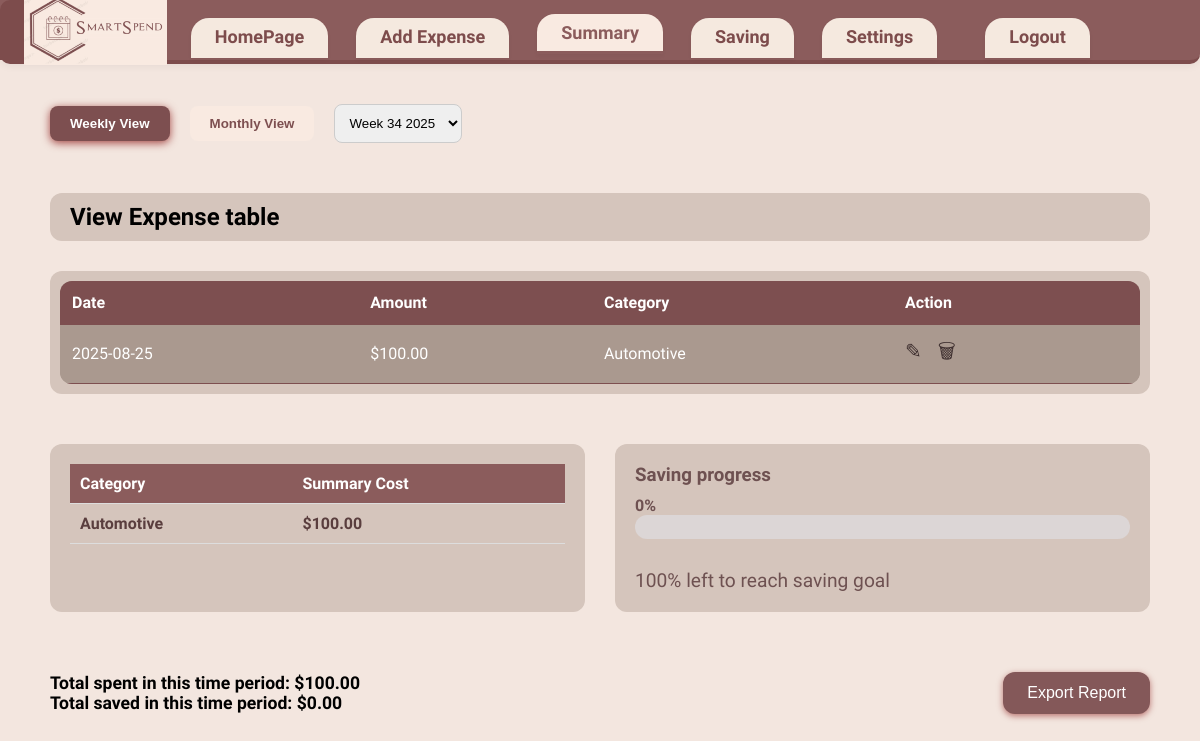
The app's page /summary?view=weekly with its own data.
### tables this page shows
CREATE TABLE Expenses (
                        id INTEGER PRIMARY KEY AUTOINCREMENT,
                        amount REAL,
                        date TEXT,
                        description TEXT,
                        category TEXT,
                        timestamp TEXT
                    );

### app.py (the view)
@app.route('/summary')
def summary():
    view_mode = request.args.get('view', 'monthly')
    selected_period_label = request.args.get('period')
    with db_manager.connect() as conn:
        c = conn.cursor()
        c.execute('SELECT DISTINCT strftime("%Y-%m", date) FROM Expenses ORDER BY date DESC')
        month_keys = [row[0] for row in c.fetchall()]
        c.execute('SELECT DISTINCT strftime("%Y-%W", date) FROM Expenses ORDER BY date DESC')
        week_keys = [row[0] for row in c.fetchall()]
        month_periods = [month_name[int(m.split("-")[1])] + " " + m.split("-")[0] for m in month_keys]
        week_periods = [f"Week {int(w.split('-')[1])} {w.split('-')[0]}" for w in week_keys]
        if not selected_period_label:
            if view_mode == 'monthly' and month_keys:
                selected_period_label = month_periods[0]
            elif view_mode == 'weekly' and week_keys:
                selected_period_label = week_periods[0]
        if view_mode == 'monthly':
            periods = month_periods
            if selected_period_label in periods:
                idx = periods.index(selected_period_label)
                query_period = month_keys[idx]
            else:
                query_period = datetime.now().strftime('%Y-%m')
                selected_period_label = month_name[int(query_period.split('-')[1])] + " " + query_period.split('-')[0]
        else:
            periods = week_periods
            if selected_period_label in periods:
                idx = periods.index(selected_period_label)
                query_period = week_keys[idx]
            else:
                query_period = datetime.now().strftime('%Y-%W')
                selected_period_label = f"Week {int(query_period.split('-')[1])} {query_period.split('-')[0]}"
        try:
            if view_mode == 'monthly':
                c.execute('SELECT * FROM Expenses WHERE strftime("%Y-%m", date) = ? ORDER BY date DESC', (query_period,))
            else:
                c.execute('SELECT * FROM Expenses WHERE strftime("%Y-%W", date) = ? ORDER by date DESC', (query_period,))
            expenses = c.fetchall()
            if view_mode == 'monthly':
                c.execute('SELECT category, SUM(amount) FROM Expenses WHERE strftime("%Y-%m", date) = ? GROUP BY category', (query_period,))
            else:
                c.execute('SELECT category, SUM(amount) FROM Expenses WHERE strftime("%Y-%W", date) = ? GROUP BY category', (query_period,))
            summary_data = c.fetchall()
            if view_mode == 'monthly':
                c.execute('SELECT SUM(amount) FROM Expenses WHERE strftime("%Y-%m", date) = ? AND category != "saving"', (query_period,))
                total_spent = c.fetchone()[0] or 0
                c.execute('SELECT SUM(amount) FROM Expenses WHERE category = "saving" AND strftime("%Y-%m", date) = ?', (query_period,))
                total_saved = c.fetchone()[0] or 0
            else:
                c.execute('SELECT SUM(amount) FROM Expenses WHERE strftime("%Y-%W", date) = ? AND category != "saving"', (query_period,))
                total_spent = c.fetchone()[0] or 0
                c.execute('SELECT SUM(amount) FROM Expenses WHERE category = "saving" AND strftime("%Y-%W", date) = ?', (query_period,))
                total_saved = c.fetchone()[0] or 0
            c.execute('SELECT target_amount FROM Goals WHERE is_active = 1')
            goal = c.fetchone()
            saving_percent = 0
            if goal and goal[0] > 0:
                saving_percent = int(round((total_saved / goal[0]) * 100))
                saving_percent = max(0, min(saving_percent, 100))
        except Exception as e:
            print(f"Error fetching summary data: {e}")
            expenses = []
            summary_data = []
            total_spent = 0
            total_saved = 0
            saving_percent = 0
        try:
            total_spent = float(total_spent)
        except (TypeError, ValueError):
            total_spent = 0.0
        try:
            total_saved = float(total_saved)
        except (TypeError, ValueError):
            total_saved = 0.0
        summary_data = [(cat, float(tot) if tot is not None else 0.0) for cat, tot in summary_data]
        expenses = [(
            exp[0],
            float(exp[1]) if exp[1] is not None else 0.0,
            exp[2],
            exp[3],
            exp[4],
            exp[5]
        ) for exp in expenses]
    return render_template(
        'summary.html',
        expenses=expenses,
        summary_data=summary_data,
        total_spent=total_spent,
        total_saved=total_saved,
        saving_percent=saving_percent,
        periods=periods,
        selected_period=selected_period_label,
        view_mode=view_mode
    )

### app.py (called while the page is built)
    @contextmanager
    def connect(self):
        if not hasattr(self._local, 'connection'):
            self._local.connection = sqlite3.connect(self.db_name, check_same_thread=False)
            self._local.connection.row_factory = sqlite3.Row
        try:
            yield self._local.connection
        except Exception:
            self._local.connection.rollback()
            raise
        else:
            self._local.connection.commit()

### templates/summary.html (shortened to what this page needs)
<!DOCTYPE html>
<html lang="en">
<head>
  <link rel="stylesheet" href="{{ url_for('static', filename='summary.css') }}" />
</head>
<body>
  <header class="navbar">
  <img src="{{ url_for('static', filename='logo.png') }}" alt="SmartSpend Logo" class="nav-logo" />
  <nav>
    <a href="/home">HomePage</a>
    <a href="/add">Add Expense</a>
    <a href="/summary" class="active">Summary</a>
    <a href="/saving">Saving</a>
    <a href="/settings">Settings</a>
    <a href="/logout" style="float: right; margin-left: 20px;">Logout</a>
  </nav>
  </header>
  <div class="container">
    <main class="summary-page">
        <div class="controls">
          <button id="weekly" class="{{ 'active' if view_mode == 'weekly' else '' }}" onclick="window.location.href='?view=weekly'">Weekly View</button>
          <button id="monthly" class="{{ 'active' if view_mode == 'monthly' else '' }}" onclick="window.location.href='?view=monthly'">Monthly View</button>
          <select id="period" onchange="window.location.href='?view={{ view_mode }}&period='+this.value">
            {% for period in periods %}
              <option value="{{ period }}" {% if period == selected_period %}selected{% endif %}>{{ period }}</option>
            {% endfor %}
          </select>
        </div>
        <h2>View Expense table</h2>
        <div class="table-container">
          <table>
            <thead>
              <tr>
                <th>Date</th>
                <th>Amount</th>
                <th>Category</th>
                <th>Action</th>
              </tr>
            </thead>
            <tbody>
              {% if expenses %}
                {% for exp in expenses %}
                  <tr>
                    <td>{{ exp[2] }}</td>
                    <td>${{ "%.2f"|format(exp[1]) }}</td>
                    <td>{{ exp[4] }}</td>
                    <td>
                      <a href="/edit-expense/{{ exp[0] }}" title="Edit">&#9998;</a>
                      <a href="/delete-expense/{{ exp[0] }}" title="Delete" onclick="return confirm('Delete this expense?')">&#128465;</a>
                    </td>
                  </tr>
                {% endfor %}
              {% else %}
                <tr><td colspan="4">No expenses recorded</td></tr>
              {% endif %}
            </tbody>
          </table>
        </div>
        <div class="summary-bottom">
          <div class="category-summary">
            <table>
              <thead>
                <tr>
                  <th>Category</th>
                  <th>Summary Cost</th>
                </tr>
              </thead>
              <tbody>
                {% for cat, tot in summary_data %}
                  <tr>
                    <td>{{ cat }}</td>
                    <td>${{ "%.2f"|format(tot) }}</td>
                  </tr>
                {% endfor %}
              </tbody>
            </table>
          </div>
          <div class="saving-progress">
            <h3>Saving progress</h3>
            <div class="progress-label">{{ saving_percent }}%</div>
            <div class="progress-bar">
            </div>
            <div class="progress-text">{{ 100 - saving_percent }}% left to reach saving goal</div>
          </div>
        </div>
        <div class="footer">
          <div>
            <div>Total spent in this time period: ${{ "%.2f"|format(total_spent) }}</div>
            <div>Total saved in this time period: ${{ "%.2f"|format(total_saved) }}</div>
          </div>
          <div>
            <button id="export" onclick="window.location.href='/export-report?view={{ view_mode }}&period={{ selected_period }}'">Export Report</button>
          </div>
        </div>
      </main>
    </div>
</body>
</html>

### static/summary.css (style rules this page uses)
body, html { margin: 0; padding: 0; height: 100%; font-family: 'Work Sans', sans-serif; background-color: #f3e6df; }
.navbar { background-color: #8b5c5c; display: flex; align-items: center; justify-content: flex-start; padding: 0; height: 60px; border-bottom: 4px solid #7d4c4c; border-radius: 0 0 10px 10px; box-shadow: 0 2px 8px rgba(0,0,0,0.06); position: relative; }
.navbar::before { content: ""; position: absolute; left: 0; top: 0; width: 120px; height: 100%; background-color: #7d4c4c; border-radius: 10px 0 0 0; z-index: 0; }
.nav-logo { height: 70px; margin-left: 24px; margin-right: 24px; position: relative; z-index: 1; }
.navbar nav { display: flex; gap: 18px; position: relative; z-index: 1; }
.navbar nav a { color: #7d4c4c; text-decoration: none; font-size: 18px; font-family: 'Baloo Bhai', cursive; font-weight: 700; background: #f5e9df; border-radius: 18px 18px 0 0; padding: 8px 24px; margin-right: 10px; box-shadow: 0 2px 4px rgba(0,0,0,0.04); border: none; transition: background 0.2s; position: relative; top: 8px; }
.navbar nav a.active, .navbar nav a:focus { background: #F9EAE1; color: #8b5c5c; border-bottom: 3px solid #8b5c5c; top: 4px; }
.controls { display: flex; align-items: center; gap: 20px; }
.controls button { padding: 10px 20px; border: none; border-radius: 8px; background-color: #f9eae1; color: #7D4F50; font-weight: 600; cursor: pointer; }
.controls button.active { background-color: #7D4F50; color: #fff; box-shadow: 0 2px 8px rgba(128, 0, 0, 0.7); }
.controls select { padding: 10px; border-radius: 8px; border: 1px solid #ccc; cursor: pointer; }
.summary-page > h2 { background-color: #D5C5BC; padding: 10px 20px; border-radius: 12px; color: #000000; font-weight: 700; display: inline-block; margin-bottom: 0; }
.table-container { overflow-y: visible; border-radius: 12px; background-color: #D5C5BC; padding: 10px; box-sizing: border-box; }
.table-container table { width: 100%; border-collapse: collapse; background-color: #AA998F; border-radius: 12px; overflow: hidden; }
.table-container th, .table-container td { padding: 12px; text-align: left; border-bottom: 1px solid #7D4F50; color: #fff; }
.table-container th { background-color: #7D4F50; font-weight: 700; }
.table-container tbody tr { background-color: #AA998F; }
.table-container td a { margin-right: 12px; color: #3e2f2f; font-size: 20px; text-decoration: none; cursor: pointer; transition: color 0.2s; }
.summary-bottom { display: flex; gap: 30px; margin-top: 20px; }
.category-summary, .saving-progress { flex: 1; background-color: #D5C5BC; padding: 20px; border-radius: 12px; }
.category-summary h3, .saving-progress h3 { margin-top: 0; color: #7D4F50; }
.category-summary table { width: 100%; border-collapse: collapse; }
.category-summary th, .category-summary td { padding: 10px; border-bottom: 1px solid #ddd; text-align: left; color: #5a3e3e; font-weight: 600; }
.category-summary th { background-color: #8b5c5c; color: #fff; font-weight: 700; }
.saving-progress { background-color: #D5C5BC; }
.saving-progress h3 { font-weight: 700; color: #6e5151; margin-bottom: 10px; }
.progress-label { font-weight: 700; color: #6e5151; min-width: 50px; }
.progress-bar { flex: 1; background-color: #dcd6d6; border-radius: 20px; height: 24px; overflow: hidden; }
.progress-text { font-size: 1.2em; color: #6e5151; margin-top: 30px; }
.footer { display: flex; justify-content: space-between; align-items: center; margin-top: 30px; font-weight: 700; color: #000000; font-size: 1.1em; flex-wrap: wrap; gap: 20px; }
.footer button { padding: 12px 24px; background-color: #845859; color: #fff; border: none; border-radius: 12px; font-size: 16px; cursor: pointer; box-shadow: 0 2px 6px rgba(128, 0, 0, 0.5); transition: background-color 0.3s; }
.container { display: flex; height: 100vh; }
.summary-page { padding: 40px 50px; flex: 1; overflow-y: auto; display: flex; flex-direction: column; gap: 30px; }

### records on screen
Expenses: date "2025-08-25", amount "100.00", category "Automotive"

### other values on screen
{{ cat }} "Automotive"
{{ "%.2f"|format(tot) }} "100.00"
{{ saving_percent }} "0"
{{ 100 - saving_percent }} "100"
{{ "%.2f"|format(total_spent) }} "100.00"
{{ "%.2f"|format(total_saved) }} "0.00"
form field value "Week 34 2025"
